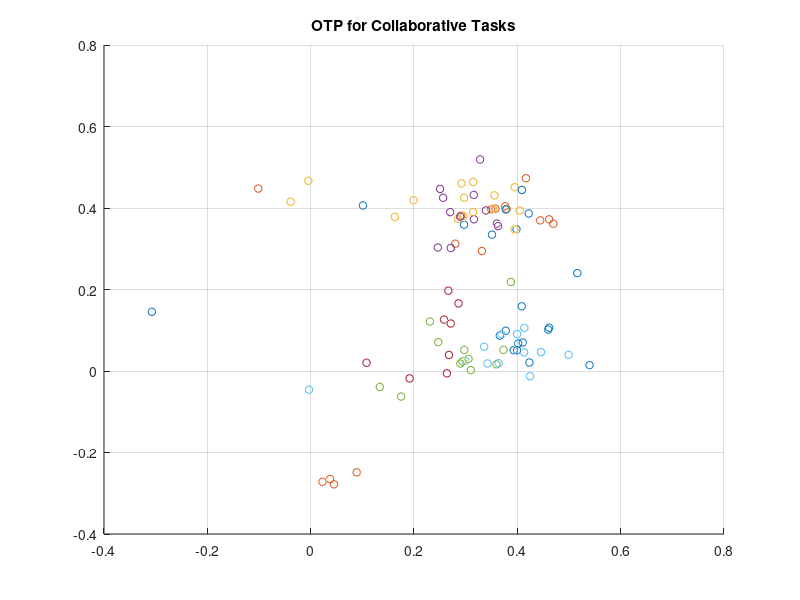
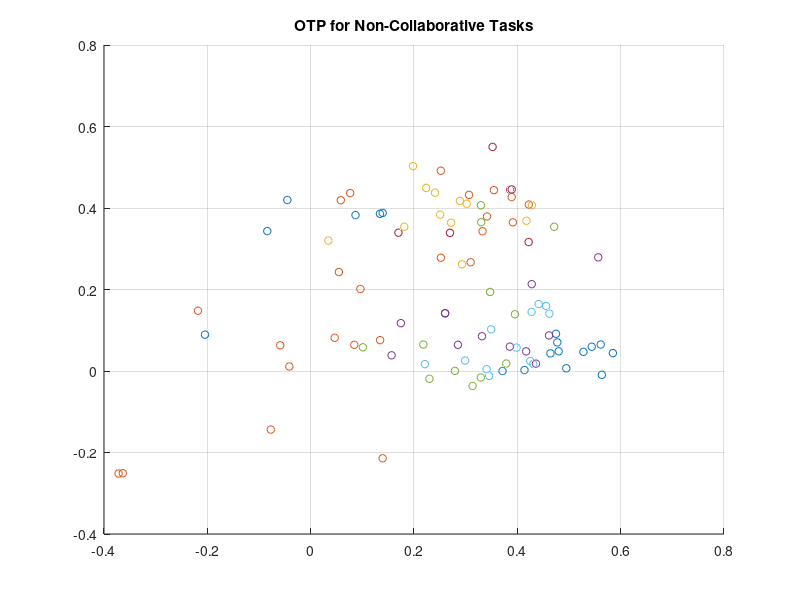

MATLAB code for these plots, in order:
%% OTP for Collaborative Tasks
load('HumanC.mat')
 figure(1)
 title("OTP for Collaborative Tasks");
 for i = [1,4:6,8:9] 
     otpr = HumanC{1,i}.otp;
     hold on
     scatter3(otpr(:,1),otpr(:,2),otpr(:,3),30)
     grid on
 end
 
 %Instances when right hand was used
 otpr = HumanC{1,10}.otp;
 scatter3(otpr([1,5:11],1),otpr([1,5:11],2),otpr([1,5:11],3),30)
 otpr = HumanC{1,3}.otp;
 scatter3(otpr([1,2,6:12],1),otpr([1,2,6:12],2),otpr([1,2,6:12],3),30)
 
 %Instances when left hand was used
 load('HumanC_left.mat')
 otpl = HumanCl{1,10}.otp;
 scatter3(otpl([2,3,4,12],1),otpl([2,3,4,12],2),otpl([2,3,4,12],3),30)
 otpl = HumanCl{1,3}.otp;
 scatter3(otpl([3,4,5],1),otpl([3,4,5],2),otpl([3,4,5],3),30);
 hold off 

 %% OTP for Non Collaborative Tasks
 load('HumanNC.mat')
 figure(2)
 title("OTP for Non-Collaborative Tasks");
 for i = [1,4:6,8:9] 
     otp = Human{1,i}.otp;
     hold on
     scatter3(otp(:,1),otp(:,2),otp(:,3),30)
     grid on
 end
 
 %Instances when right hand was used
 otp = Human{1,3}.otp;
 scatter3(otp(1:6,1),otp(1:6,2),otp(1:6,3),30) 
 
 %Instances when left hand was used
 load('HumanNC_left.mat')
 otp1 = Humanl{1,3}.otp;
 scatter3(otp1(7:12,1),otp1(7:12,2),otp1(7:12,3),30)
 otp1 = Humanl{1,10}.otp;
 scatter3(otp1(:,1),otp1(:,2),otp1(:,3),30);
 hold off
 